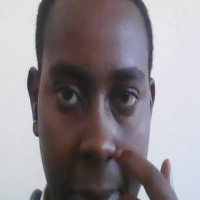
#> input picture dataset/cynthia/img_001.png, 200 x 200 px; its folder holds only this picture in this run
$ python train_lbph.py
#> lines starting #> are read from the running program, lines starting #| are printed output that depends on the picture
# train_lbph.py
import cv2
import os
import json
import numpy as np

DATASET_DIR = "dataset"
MODEL_PATH = "lbph_model.yml"
LABELS_PATH = "labels.json"
FACE_SIZE = (200, 200)

def load_images_and_labels(dataset_dir):
#> called with dataset_dir = 'dataset'
    images = []
    labels = []
    label_map = {}
    next_label = 0
    for entry in sorted(os.listdir(dataset_dir)):
        folder = os.path.join(dataset_dir, entry)
        if not os.path.isdir(folder):
            continue
        label_name = entry
        if label_name not in label_map:
            label_map[label_name] = next_label
            next_label += 1
        lbl = label_map[label_name]
        for f in sorted(os.listdir(folder)):
            if not (f.lower().endswith(".png") or f.lower().endswith(".jpg") or f.lower().endswith(".jpeg")):
                continue
            path = os.path.join(folder, f)
            img = cv2.imread(path, cv2.IMREAD_GRAYSCALE)
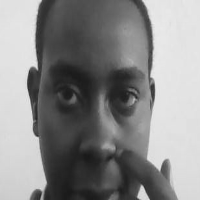
#> img: shape (200, 200); min 24, max 237, mean 137.1
            if img is None:
                continue
            img = cv2.resize(img, FACE_SIZE)
            images.append(img)
            labels.append(lbl)
#> pass 2 of the loop in load_images_and_labels, `for entry in sorted(os.listdir(dataset_dir)):`:
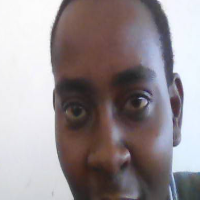
#> input picture dataset/monia/img_001.png, 200 x 200 px
#> in load_images_and_labels, `img = cv2.imread(path, cv2.IMREAD_GRAYSCALE)`:
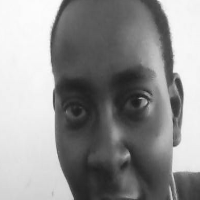
#> img: shape (200, 200); min 28, max 252, mean 145.5
    return images, labels, label_map

if __name__ == "__main__":
    print("[INFO] Loading dataset...")
    images, labels, label_map = load_images_and_labels(DATASET_DIR)
#> images = 2 items; labels = [0, 1]; label_map = {'cynthia': 0, 'monia': 1}
    if len(images) == 0:
        print("[ERROR] No images found. Run collect_dataset.py first.")
        exit(1)
    print(f"[INFO] Found {len(images)} face images with {len(label_map)} labels.")
#| [INFO] Found 2 face images with 2 labels.

    images_np = [np.array(i, dtype=np.uint8) for i in images]
#> images_np = 2 items
    labels_np = np.array(labels, dtype=np.int32)
#> labels_np = [0, 1]

    recognizer = cv2.face.LBPHFaceRecognizer_create()
    print("[INFO] Training LBPH recognizer (this may take a few seconds)...")
    recognizer.train(images_np, labels_np)
    recognizer.write(MODEL_PATH)
    print(f"[INFO] Saved model to {MODEL_PATH}")

    # save label map (name -> id)
    with open(LABELS_PATH, "w") as f:
        json.dump(label_map, f)
    print(f"[INFO] Saved labels map to {LABELS_PATH}")
